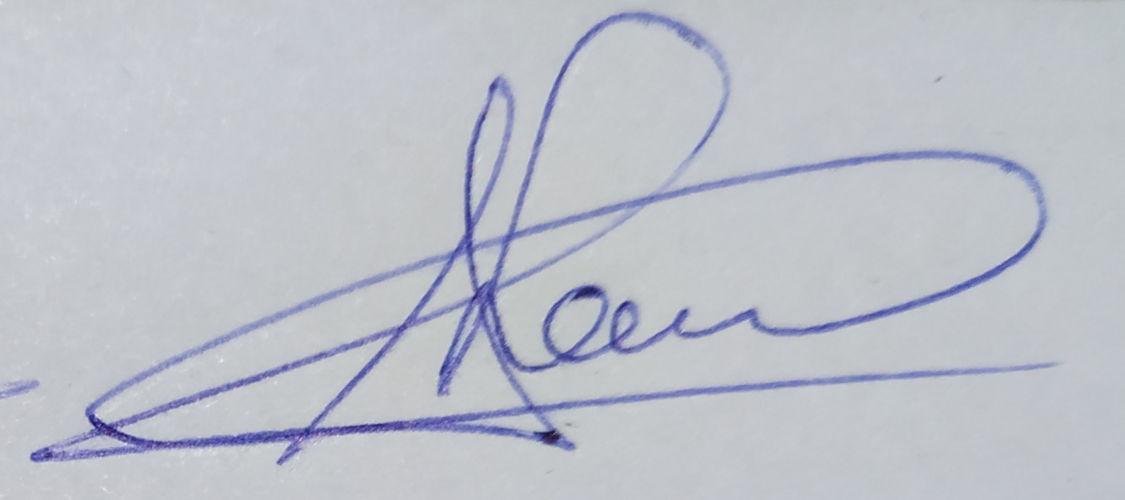
#> input picture imageResizer/Image.jpeg, 4500 x 2000 px, found by its file name (shown at 1/4 size)
$ python main.py
#> lines starting #> are read from the running program, lines starting #| are printed output that depends on the picture
import cv2

# Configurable Parameters
source = "image.jpeg"
destination = "resizedImage.jpeg"
# percentage by which the image is resized
scale_percent_width = 10
scale_percent_height = 10

image = cv2.imread(source, cv2.IMREAD_UNCHANGED)
#> image is the input picture: shape (2000, 4500, 3); mean B, G, R 200.8, 192.3, 188.8
# cv2.imshow("title", image)
#
# cv2.waitKey(0)


# new height and width of the image
new_width = int(image.shape[1] * scale_percent_width/100)
#> new_width = 450
new_height = int(image.shape[0] * scale_percent_height/100)
#> new_height = 200

# resize the image
output = cv2.resize(image, (new_width,new_height)) # second attribute is a tuple
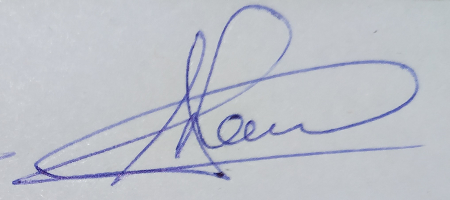
#> output: shape (200, 450, 3); mean B, G, R 200.9, 192.4, 188.9

# saving it in this folder (can be converted to any type i.e. png or jpg or jpeg)
# cv2.inwrite('resizedImage.jpg', output)
cv2.imwrite(destination, output)
